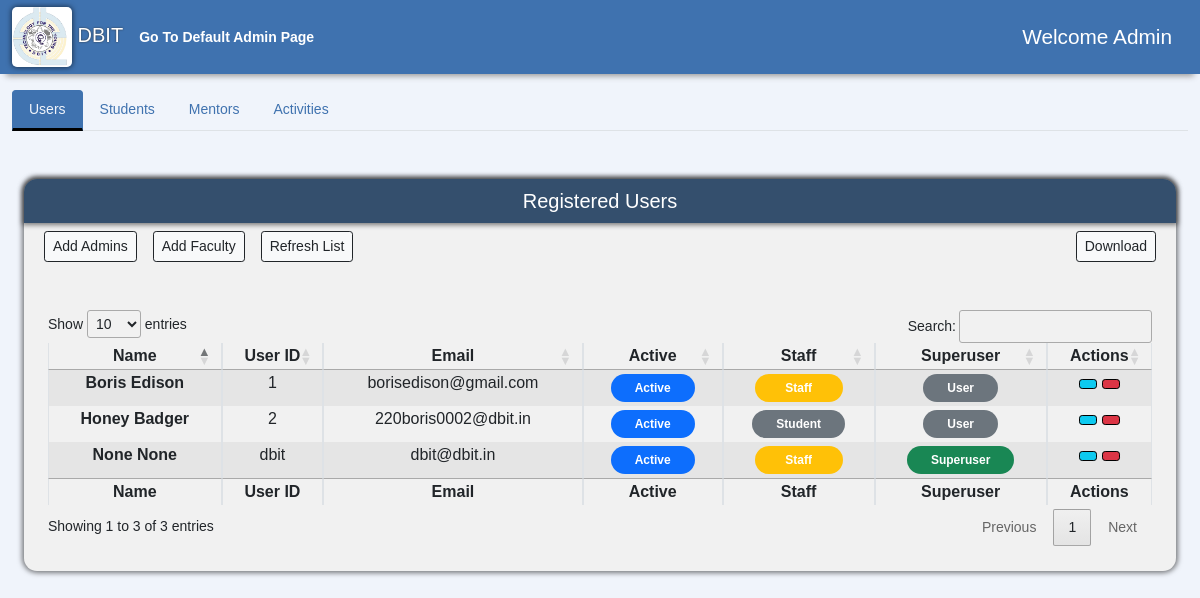
The page /AdminPage/ (signed in) on the database its author committed.
### accounts/models.py (models this page shows, shortened)
class User(AbstractUser):
    usr_id = models.CharField(max_length=50, unique=True)
    username = None
    email = models.EmailField(max_length=255, unique=True)
    created_on = models.DateTimeField(auto_now_add=True)
    is_active = models.BooleanField(default=True)
    is_staff = models.BooleanField(default=False)
    is_superuser = models.BooleanField(default=False)
    first_name = models.CharField(max_length=50, null=True)
    last_name = models.CharField(max_length=50, null=True)
    middle_name = models.CharField(max_length=50, null=True)
    phone = models.CharField(max_length=10, null=True, blank=True)
    profile_img = models.ImageField(
        default='logo.png', null=True, blank=True, upload_to='images/')
    USERNAME_FIELD = 'email'
    REQUIRED_FIELDS = ['usr_id', ]
    objects = CustomUserManager()

### AdminPage/views.py (the view)
# urls.py: path('', views.Adminpage, name= 'admin'),
@login_required(login_url='Login')
def Adminpage(request):
    if request.user.is_superuser:
        users = User.objects.all()
        context = {'users': users}
        return render(request,'AdminPage/admin-user.html',context)
    else:
        return HttpResponse("You are not authorized to view this page")

### AdminPage/templates/AdminPage/admin-user.html (shortened to what this page needs)
{% extends "admin.html" %}
{% load static %}
{% block userTabButton %}
<button class="nav-link active" id="nav-users-tab" data-bs-toggle="tab" data-bs-target="#nav-users" type="button" role="tab" aria-controls="nav-users-tab" aria-selected="true">
    Users
</button>
{% endblock %}
{% block userTabContent %}
<div class="tab-pane fade show active" id="nav-users" role="tabpanel" aria-labelledby="nav-users-tab">
    <div class="container-fluid mb-5">
        <div class="sidebar flex-shrink-0 dashboard-navigation">
            <div class="sidebar-heading d-flex align-items-center justify-content-center">
                <h5>Registered Users</h5>
            </div>
            <div class="container-fluid" style="overflow-x: auto;">
                <div class="d-flex bd-highlight mb-3">
                    <div class="p-2 bd-highlight">
                        <button type="button" onclick="window.location.href = '{% url 'AdminRegister'  %}';" class="btn btn-light meetings-btn ms-auto btn-sm btn-outline-dark" data-bs-toggle="modal" data-bs-target="#staticBackdrop">
                            Add Admins
                        </button>
                    </div>
                    <div class="p-2 bd-highlight">
                        <button type="button" onclick="window.location.href = '{% url 'FacultyRegister'  %}';" class="btn btn-light meetings-btn ms-auto btn-sm btn-outline-dark" data-bs-toggle="modal" data-bs-target="#staticBackdrop">
                            Add Faculty
                        </button>
                    </div>
                    <div class="p-2 bd-highlight">
                        <button type="button" onClick="window.location.reload()" class="btn btn-light  btn-sm btn-outline-dark" type="button" id="dropdownMenuButton1" data-bs-toggle="dropdown" aria-expanded="false">
                            Refresh List
                        </button>
                    </div>
                    <div class="ms-auto p-2 bd-highlight">
                        <button type="button" onclick="window.location.href = '{% url 'Edit'  %}';" class="btn btn-light meetings-btn ms-auto btn-sm btn-outline-dark" data-bs-toggle="modal" data-bs-target="#staticBackdrop">
                            Download
                        </button>
                    </div>
                </div>
            </div>
            <div class="table-div m-4 mt-4 mb-4">
                <table class="table table-striped table-bordered" style="widows: 100%;" id="user-table">
                    <thead>
                        <tr>
                            <th scope="col" class="px-2 py-1 text-center">Name</th>
                            <th scope="col" class="px-2 py-1 text-center">User ID</th>
                            <th scope="col" class="px-2 py-1 text-center">Email</th>
                            <th scope="col" class="px-2 py-1 text-center">Active</th>
                            <th scope="col" class="px-2 py-1 text-center">Staff</th>
                            <th scope="col" class="px-2 py-1 text-center">Superuser</th>
                            <th scope="col" class="px-2 py-1 text-center">Actions</th>
                        </tr>
                    </thead>
                    <tbody>
                        {% for user in users %}
                        <tr>
                            <th scope="row" class="px-2 py-1 text-center">{{user.first_name}} {{ user.last_name}}</th>
                            <td class="px-2 py-1 text-center">{{user.usr_id}}</td>
                            <td class="px-2 py-1 text-center">{{user.email}}</td>
                            <td class="px-2 py-1 text-center">
                                {% if user.is_active %}
                                <span class="badge bg-primary rounded-pill px-4 py-2">Active</span> {% else %}
                                <span class="badge bg-danger rounded-pill px-4 py-2">Inactive</span> {% endif %}
                          </td>
                            <td class="px-2 py-1 text-center">
                                {% if user.is_staff %}
                                <span class="badge bg-warning rounded-pill px-4 py-2">&nbsp Staff &nbsp</span> {% else %}
                                <span class="badge bg-secondary rounded-pill px-4 py-2">Student</span> {% endif %}
                            </td>
                            <td class="px-2 py-1 text-center">
                                {% if user.is_superuser %}
                                <span class="badge bg-success rounded-pill px-4 py-2">Superuser</span> {% else %}
                                <span class="badge bg-secondary rounded-pill px-4 py-2">User</span> {% endif %}
                            </td>
                            <td class="px-2 py-1 text-center" >
                                <button type="button" class="btn btn-info ms-auto btn-sm" style="border-color: black" {% if user.is_superuser %} onClick="window.location.reload()" {% else %} onClick="window.location.href='{% url 'update-user' user.usr_id %}'" {% endif %}>
                                </button>
                                <form action="{% url 'delete-user' user.id %}" class="mb-0" style="display: inline-block" method='POST'>
                                    <button type="submit" class="btn btn-danger ms-auto btn-sm" style="border-color: black" onClick="return confirm('Are you sure Do you want to delete this user/account ?');">
                                    </button>
                                </form>
                            </td>
                        </tr>
                        {% endfor %}
                    </tbody>
                    <tfoot>
                        <tr>
                            <th scope="col" class="px-2 py-1 text-center">Name</th>
                            <th scope="col" class="px-2 py-1 text-center">User ID</th>
                            <th scope="col" class="px-2 py-1 text-center">Email</th>
                            <th scope="col" class="px-2 py-1 text-center">Active</th>
                            <th scope="col" class="px-2 py-1 text-center">Staff</th>
                            <th scope="col" class="px-2 py-1 text-center">Superuser</th>
                            <th scope="col" class="px-2 py-1 text-center">Actions</th>
                        </tr>
                    </tfoot>
                </table>
            </div>
        </div>
    </div>
</div>
{% endblock %}

### MPT/static/css/admin.css (style rules this page uses)
.nav-link { color: var(--navbar-bg); text-decoration: none; transition: color 0.3s ease; }
.nav-tabs .nav-item.show .nav-link, .nav-tabs .nav-link.active { color: var(--body-bg); background-color: var(--navbar-bg); border-color: var(--navbar-bg) var(--navbar-bg) var(--text-body); }
.nav-tabs .nav-link { border-bottom: 3px solid transparent; }
.sidebar-heading { height: 5.5vh; background-color: #344F6D; color: white; border-radius: 13px 13px 0 0; box-shadow: 0 0 5px 2px rgba(0, 0, 0, 0.5); }
.sidebar { background-color: #F1F1F1; border-radius: 13px; box-shadow: 0 0 5px 2px rgba(0, 0, 0, 0.5); margin: 10px 0; margin-top: 5.5vh; padding-bottom: 1px; }
.table-div { overflow-x: auto; }

### MPT/static/css/global.css (style rules this page uses)
:root { --nord-0: #2e3440; --nord-1: #3b4252; --nord-2: #434c5e; --nord-3: #4c566a; --nord-4: #d8dee9; --nord-5: #e5e9f0; --nord-6: #eceff4; --nord-7: #8fbcbb; --nord-8: #88c0d0; --nord-9: #81a1c1; --nord-10: #5e81ac; --nord-11: #bf616a; --nord-12: #d08770; --nord-13: #ebcb8b; --nord-14: #a3be8c; --nord-15: #b48ead; --body-bg: #F0F4FB; --navbar-bg: #3F72AF; --btn-bg: #112D4E; --content-bg: #DBE2EF; --text-component: #FFFFFF; --text-body: #000000; }
body { background-color: var(--body-bg); font-size: .875rem; font-family: Arial, Helvetica, sans-serif; overflow-x: hidden; }
h5 { margin-bottom: 0; }

### rows shown on the page
User: first_name "None", last_name "None", usr_id "dbit", email "dbit@dbit.in", is_active "Active", is_staff "Staff", is_superuser "Superuser"
User: first_name "Boris", last_name "Edison", usr_id "1", email "borisedison@gmail.com", is_active "Active", is_staff "Staff", is_superuser "User"
User: first_name "Honey", last_name "Badger", usr_id "2", email "220boris0002@dbit.in", is_active "Active", is_staff "Student", is_superuser "User"
